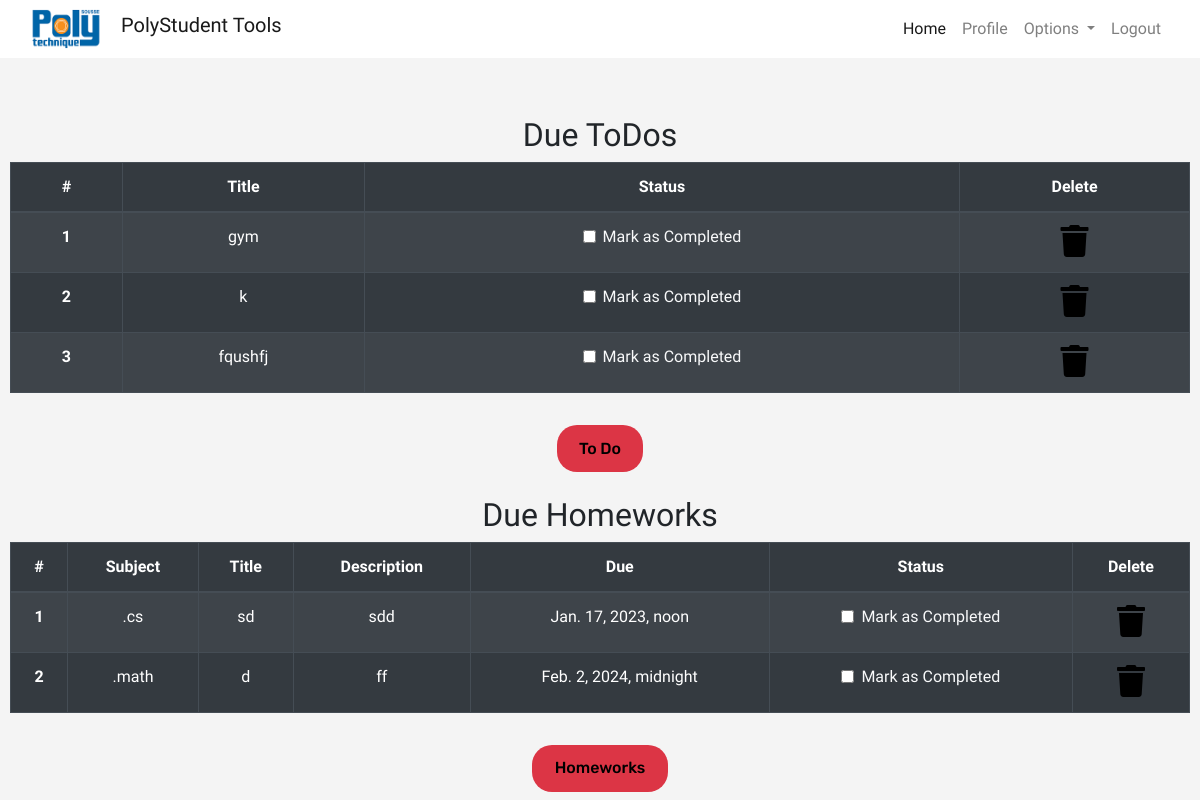
The page /profile/ (signed in) on the database as committed earlier.
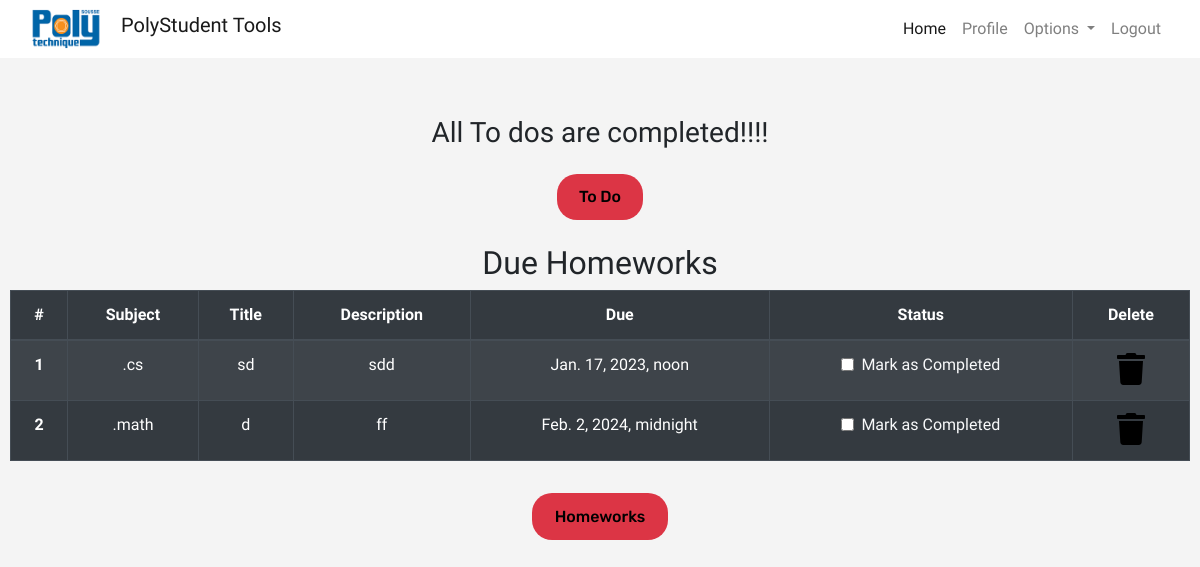
The same page on the database as committed later.
### dashboard/models.py (models this page shows, shortened)
class Todo(models.Model):
    user=models.ForeignKey(User, on_delete=models.CASCADE)
    title = models.CharField(max_length=100)
    is_finished=models.BooleanField(default=False)

class Homework(models.Model):
    user = models.ForeignKey(User, on_delete=models.CASCADE)
    subject =models.CharField(max_length=50)
    title = models.CharField(max_length=100)
    description=models.TextField()
    due = models.DateTimeField()
    is_finished=models.BooleanField(default=False)

### dashboard/views.py (the view)
# urls.py: path('profile/',dash_views.profile,name='profile'),
def profile(request):
    homeworks = Homework.objects.filter(is_finished=False,user=request.user)
    todos = Todo.objects.filter(is_finished=False,user=request.user)
    if len(homeworks)==0:
        homework_done = True
    else:
        homework_done=False
    if len(todos)==0:
        todos_done = True
    else:
        todos_done=False
    context={
        'homeworks': homeworks,
        'todos':todos,
        'homework_done':homework_done,
        'todos_done':todos_done
    }
    return render(request,"dashboard/profile.html",context)

### dashboard/templates/dashboard/profile.html
{% extends 'dashboard/base.html' %} {% load static %}
{% load static %}
{% block content %}
<section class="text-center">
    <div class="container">
        {% if not todos_done %}
        <h2>Due ToDos</h2>
        <table class="table table-striped table-bordered table-hover table-dark">
            <thead>
                <tr>
                    <th scope="col">#</th>
                    <th scope="col">Title</th>
                    <th scope="col">Status</th>
                    <th scope="col">Delete</th>
                </tr>
            </thead>
            <tbody>
                {% for todo in todos %}
                <tr>
                    <th scope="row">{{forloop.counter}}</th>
                    <td>{{todo.title}}</td>
                    <td>
                        <a href="{% url 'update-todo' todo.id %}">
                            <div class="form-check">
                                {% if todo.is_finished == True %}
                                <input class="form-check-input" type="checkbox" value="" checked>
                                {% else %}
                                <input class="form-check-input" type="checkbox" value="">
                                {% endif %}
                                <label class="form-check-label text-light" for="flexCheckDefault">
                                    Mark as Completed
                                </label>
                            </div>
                        </a>
                    </td>
                    <td><a href="{% url 'delete-todo' todo.id %}"><i class="fa fa-trash fa-2x"></i></a></td>
                </tr>
                {% endfor %}
            </tbody>
        </table>
    {% else %}
        <h3>All To dos are completed!!!!</h3>
    {% endif %}
        <a href="{% url 'todo' %}" class="btn btn-danger">To Do</a>
        <br><br>
        {% if not homework_done %}
        <h2>Due Homeworks</h2>
        <table class="table table-striped table-bordered table-hover table-dark">
            <thead>
                <tr>
                    <th scope="col">#</th>
                    <th scope="col">Subject</th>
                    <th scope="col">Title</th>
                    <th scope="col">Description</th>
                    <th scope="col">Due</th>
                    <th scope="col">Status</th>
                    <th scope="col">Delete</th>
                </tr>
            </thead>
            <tbody>
                {% for homework in homeworks %}
                <tr>
                    <th scope="row">{{forloop.counter}}</th>
                    <td>.{{homework.subject}}</td>
                    <td>{{homework.title}}</td>
                    <td>{{homework.description}}</td>
                    <td>{{homework.due}}</td>
                    <td>
                        <a href="{% url 'update-homework' homework.id %}">
                            <div class="form-check">
                                {% if homework.is_finished == True %}
                                <input class="form-check-input" type="checkbox" value="" checked >
                                {% else %}
                                <input class="form-check-input" type="checkbox" value="">
                                {% endif %}
                                <label class="form-check-label text-light" for="flexCheckDefault">
                                    Mark as Completed
                                </label>
                            </div>
                        </a>
                    </td>
                    <td><a href="{% url 'delete-homework' homework.id %}"><i class="fa fa-trash fa-2x"></i></a></td>
                </tr>
                {% endfor %}
            </tbody>
        </table>
        {% else %}
        <h3>All To homeworks are completed!!!!</h3>
        {% endif %}
        <a href="{% url 'homework' %}" class="btn btn-danger">Homeworks</a>
    </div>
</section>
{% endblock content %}

Rows that differ between the two databases and show on the page:
removed Todo: title "gym"
no longer on this page (row edited): Todo: title "k"
no longer on this page (row edited): Todo: title "fqushfj"
Other text that changed with them:
text no longer shown: "Due ToDos # Title Status Delete"
text now shown: "All To dos are completed!!!!"
